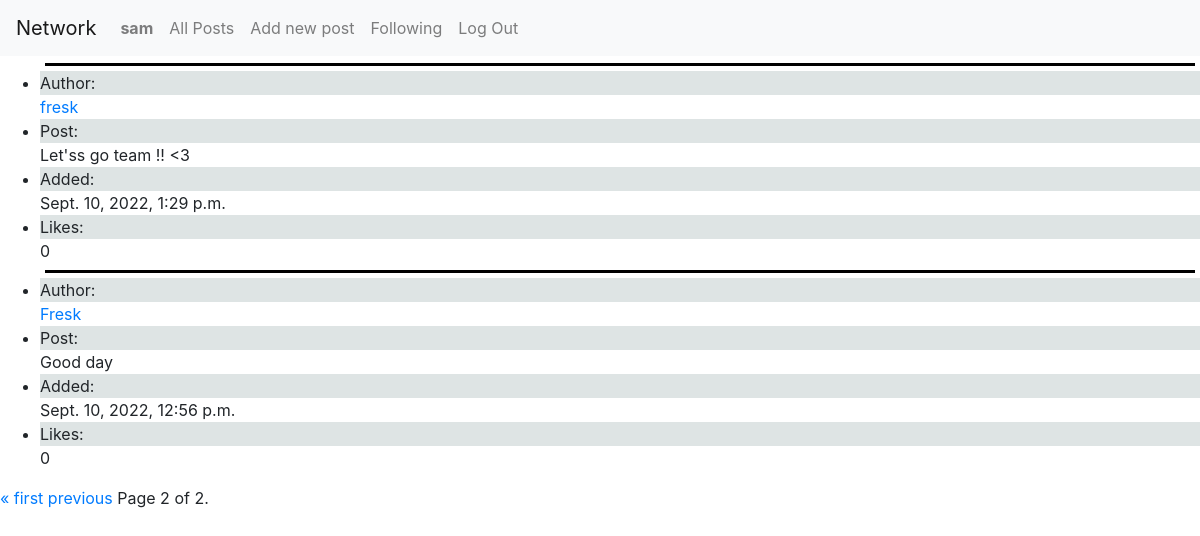
Page /following?page=2 (signed in) on the committed database.
### network/models.py (models this page shows, shortened)
class User(AbstractUser):
    followers_number = models.IntegerField(default=0)
    following_number = models.IntegerField(default=0)
    followers = models.ManyToManyField("self", blank=True, symmetrical=False, related_name="u_followers")
    following = models.ManyToManyField("self", blank=True,  symmetrical=False, related_name="u_following")

class New_post(models.Model):
    poster = models.ForeignKey(User, on_delete=models.CASCADE, related_name="poster")
    post = models.TextField(max_length=500)
    date = models.DateTimeField(auto_now=True)
    likes = models.IntegerField(default=0)

### network/views.py (the view)
# urls.py: path("following", views.following, name="following"),
def following(request):
    user = request.user
    posts_id = []
    for id in user.following.all():
        posts_id.append(id.id)
    posts = list(reversed(New_post.objects.all().filter(poster__in=posts_id)))
    paginator = Paginator(posts, 10)
    page_number = request.GET.get('page')
    page_obj = paginator.get_page(page_number)
    return render(request, "network/following.html", {
        "page_obj": page_obj
    })

### network/templates/network/following.html (shortened to what this page needs)
{% extends "network/layout.html" %}
{% block body %}
    <ul>
        {% for post in page_obj %}
            <div class="line"></div>
            <div>
                <li>
                    <div class="grey">Author:</div>
                    <a href="{% url 'profile' post.poster.id %}">{{ post.poster }}</a>
                </li>
                <li><div class="grey">Post:</div>{{ post.post }}</li>
                <li><div class="grey">Added:</div>{{ post.date }}</li>
                <li><div class="grey">Likes:</div>{{ post.likes }}</li>
                {% empty %}
                <li>No current posts</li>
            </div>
            {% endfor %}
    </ul>
    <div class="pagination">
        <span class="step-links">
            {% if page_obj.has_previous %}
                <a href="?page=1">&laquo; first</a>
                <a href="?page={{ page_obj.previous_page_number }}">previous</a>
            {% endif %}
            <span class="current">
                Page {{ page_obj.number }} of {{ page_obj.paginator.num_pages }}.
            </span>
        </span>
    </div>
{% endblock %}

### network/templates/network/layout.html (shortened to what this page needs)
{% load static %}
<!DOCTYPE html>
<html lang="en">
    <head>
        <link rel="stylesheet" href="https://stackpath.bootstrapcdn.com/bootstrap/4.4.1/css/bootstrap.min.css">
        <link href="{% static 'network/styles.css' %}" rel="stylesheet">
    </head>
    <body>
        <nav class="navbar navbar-expand-lg navbar-light bg-light">
            <a class="navbar-brand" href="#">Network</a>
            <div>
              <ul class="navbar-nav mr-auto">
                {% if user.is_authenticated %}
                    <li class="nav-item">
                        <a class="nav-link" href="{% url 'profile' user.id %}"><strong>{{ user.username }}</strong></a>
                    </li>
                {% endif %}
                <li class="nav-item">
                  <a class="nav-link" href="{% url 'index' %}">All Posts</a>
                </li>
                {% if user.is_authenticated %}
                    <li class="nav-item">
                        <a class="nav-link" href="{% url 'new_post' %}">Add new post</a>
                    </li>
                    <li class="nav-item">
                        <a class="nav-link" href="{% url 'following' %}">Following</a>
                    </li>
                    <li class="nav-item">
                        <a class="nav-link" href="{% url 'logout' %}">Log Out</a>
                    </li>
                {% endif %}
              </ul>
            </div>
          </nav>
        <div class="body">
            {% block body %}
            {% endblock %}
        </div>
    </body>
</html>

### network/static/network/styles.css (style rules this page uses)
.line { border-bottom: 3px solid black; height: 5px; margin: 5px; }
.grey { background-color: rgba(210, 218, 218, 0.733); }

### rows in the picture
User: username "sam"
New_post: poster "fresk", post "Let'ss go team !! <3", date "Sept. 10, 2022, 1:29 p.m.", likes "0"
New_post: poster "Fresk", post "Good day", date "Sept. 10, 2022, 12:56 p.m.", likes "0"

### other values in the picture
{{ page_obj.number }} "2"
{{ page_obj.paginator.num_pages }} "2"
